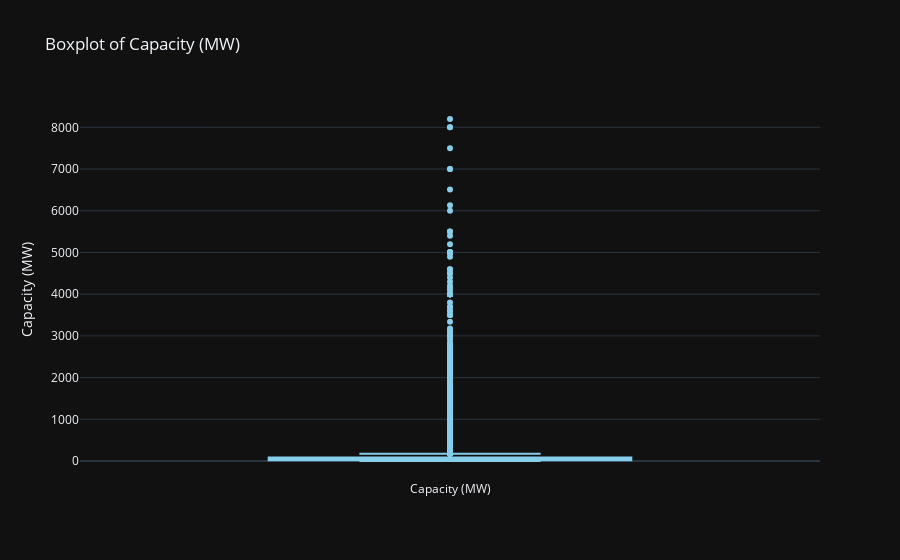

Write notebook code for a chart like this one.
### Code cell
df["Capacity (MW)"].describe()
import plotly.graph_objects as go
fig = go.Figure()
fig.add_trace(go.Box(y=df["Capacity (MW)"], boxpoints='outliers', marker_color='skyblue', name="Capacity (MW)"))
fig.update_layout(title="Boxplot of Capacity (MW)",
                  yaxis_title="Capacity (MW)")
fig.show()

### Figure 1 — Plotly figure (JSON) as saved in the notebook; plotly's stock layout.template omitted (floating-point values rounded to 4 significant figures; data arrays with more than 128 entries replaced by an {"elided": "..."} marker saying what was removed)
{"data": [{"boxpoints": "outliers", "marker": {"color": "skyblue"}, "name": "Capacity (MW)", "y": {"elided": "27413 float values"}, "type": "box"}], "layout": {"title": {"text": "Boxplot of Capacity (MW)"}, "yaxis": {"title": {"text": "Capacity (MW)"}}}}
